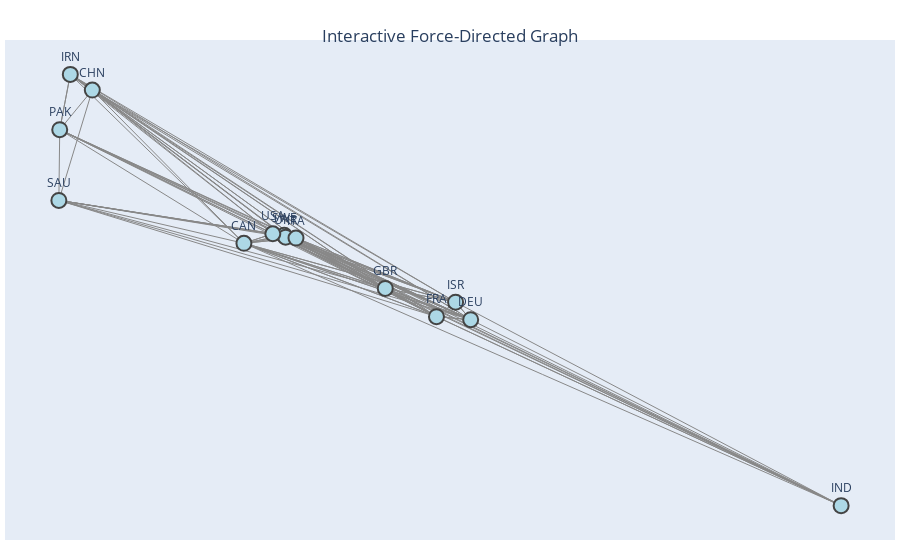

The code cell stored with this chart in its notebook:
### Markdown cell above
## 5. Interactive Force-Directed Graph with Plotly

Plotly can create interactive visualizations in a Jupyter environment. We'll convert our graph to a format Plotly can understand and draw a force-directed layout. This is more advanced, but it’s great for exploring networks.

### Code cell
# We'll continue using subG for demonstration. For a full network, replace subG with G.
edges_x = []
edges_y = []
pos = nx.spring_layout(subG, k=0.35, seed=42)

for edge in subG.edges():
    x0, y0 = pos[edge[0]]
    x1, y1 = pos[edge[1]]
    edges_x.append(x0)
    edges_x.append(x1)
    edges_x.append(None)
    edges_y.append(y0)
    edges_y.append(y1)
    edges_y.append(None)

# Create edge traces
edge_trace = go.Scatter(
    x=edges_x, y=edges_y,
    line=dict(width=1, color='#888'),
    hoverinfo='none',
    mode='lines')

# Create node traces
nodes_x = []
nodes_y = []
labels = []
for node in subG.nodes():
    x, y = pos[node]
    nodes_x.append(x)
    nodes_y.append(y)
    labels.append(node)

node_trace = go.Scatter(
    x=nodes_x, y=nodes_y,
    mode='markers+text',
    text=labels,
    textposition='top center',
    marker=dict(
        showscale=False,
        color='lightblue',
        size=15,
        line_width=2
    ),
    hoverinfo='text'
)

# Combine edge_trace and node_trace in a Plotly Figure
fig = go.Figure(data=[edge_trace, node_trace],
               layout=go.Layout(
                   title='<br>Interactive Force-Directed Graph',
                   title_x=0.5,
                   showlegend=False,
                   hovermode='closest',
                   margin=dict(b=20,l=5,r=5,t=40),
                   xaxis=dict(showgrid=False, zeroline=False, showticklabels=False),
                   yaxis=dict(showgrid=False, zeroline=False, showticklabels=False)
               ))

fig.show()

### Figure 1 — Plotly figure (JSON) as saved in the notebook; plotly's stock layout.template omitted (floating-point values rounded to 4 significant figures; data arrays with more than 128 entries replaced by an {"elided": "..."} marker saying what was removed)
{"data": [{"hoverinfo": "none", "line": {"color": "#888", "width": 1}, "mode": "lines", "type": "scatter", "x": {"elided": "342 float values"}, "y": {"elided": "342 float values"}}, {"hoverinfo": "text", "marker": {"color": "lightblue", "line": {"width": 2}, "showscale": false, "size": 15}, "mode": "markers+text", "text": ["PAK", "GBR", "FRA", "DEU", "IRN", "SAU", "ISR", "CHN", "CAN", "IND", "SWE", "UKR", "USA", "ITA"], "textposition": "top center", "type": "scatter", "x": [-0.4542, 0.1516, 0.2469, 0.3106, -0.4345, -0.4558, 0.2825, -0.3935, -0.1114, 1, -0.03644, -0.03373, -0.05763, -0.0145], "y": [0.4163, -0.1624, -0.2651, -0.2761, 0.6179, 0.1586, -0.2123, 0.5607, 0.002233, -0.9539, 0.03141, 0.02451, 0.03697, 0.02129]}], "layout": {"hovermode": "closest", "margin": {"b": 20, "l": 5, "r": 5, "t": 40}, "showlegend": false, "title": {"text": "<br>Interactive Force-Directed Graph", "x": 0.5}, "xaxis": {"showgrid": false, "showticklabels": false, "zeroline": false}, "yaxis": {"showgrid": false, "showticklabels": false, "zeroline": false}}}
